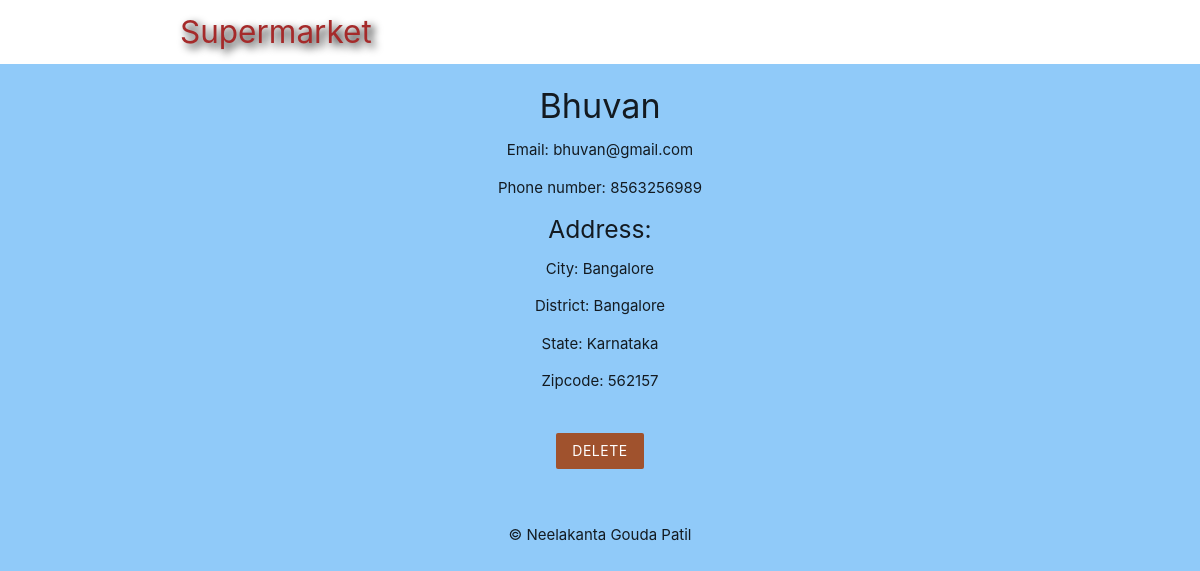
Page /c_details.php?id=2227 on the committed database.
### tables this page shows
CREATE TABLE `customer` (
  `customer_id` int(4) NOT NULL,
  `name` varchar(255) NOT NULL,
  `email` varchar(255) NOT NULL,
  `phone_no` bigint(10) NOT NULL,
  `zipcode` int(6) NOT NULL
);

CREATE TABLE `address` (
  `zipcode` int(6) NOT NULL,
  `state` varchar(255) NOT NULL,
  `district` varchar(255) NOT NULL,
  `city` varchar(255) NOT NULL
);

### c_details.php (the view, shortened to what this page needs)
<?php
	include('config/db_connect_admin.php');
	if (isset($_GET['id'])) {
		$c_id = mysqli_real_escape_string($connect, $_GET['id']);
		$c_sql = "SELECT * FROM customer c, address a WHERE c.customer_id = $c_id AND a.zipcode = c.zipcode";
		$c_result = mysqli_query($connect, $c_sql);
		$customer = mysqli_fetch_assoc($c_result);
	}
 ?>
 <!DOCTYPE html>
 <html>
 	<?php include('templates/header.php'); ?>
 	<div class="container center darkslategray-text">
 		<?php if($customer): ?>
 			<h4><?php echo htmlspecialchars($customer['name']); ?></h4>
 			<p>Email: <?php echo htmlspecialchars($customer['email']); ?></p>
 			<p>Phone number: <?php echo htmlspecialchars($customer['phone_no']); ?></p>
 			<h5>Address: </h5>
 			<p>City: <?php echo htmlspecialchars($customer['city']); ?></p>
 			<p>District: <?php echo htmlspecialchars($customer['district']); ?></p>
 			<p>State: <?php echo htmlspecialchars($customer['state']); ?></p>
 			<p>Zipcode: <?php echo htmlspecialchars($customer['zipcode']); ?></p>
 			<form action="c_details.php" method="POST">
 				<input type="submit" name="delete" value="Delete" class="btn brand z-depth-0">
 			</form>
 		<?php else: ?>
 			<h5>No such customer exist!</h5>
 		<?php endif; ?>
 	</div>
 	<?php include('templates/footer.php'); ?>
 </html>

### templates/header.php (style rules this page uses)
.brand { background: #A0522D !important; }
form { max-width: 460px; margin: 20px auto; padding: 20px; }

### rows in the picture
customer: name "Bhuvan", email "bhuvan@gmail.com", phone_no "8563256989", zipcode.city "Bangalore", zipcode.district "Bangalore", zipcode.state "Karnataka", zipcode.zipcode "562157"
